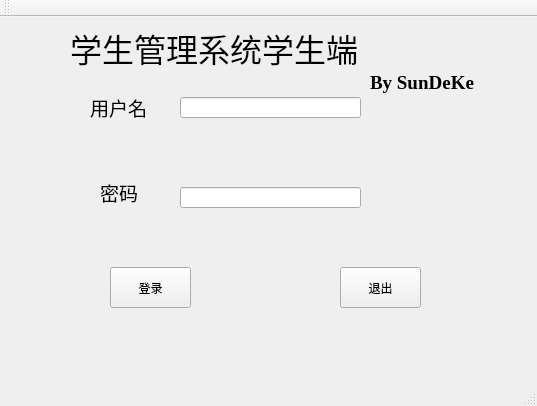
<?xml version="1.0" encoding="UTF-8"?>
<ui version="4.0">
 <class>MainWindow</class>
 <widget class="QMainWindow" name="MainWindow">
  <property name="geometry">
   <rect>
    <x>0</x>
    <y>0</y>
    <width>537</width>
    <height>406</height>
   </rect>
  </property>
  <property name="windowTitle">
   <string>MainWindow</string>
  </property>
  <property name="styleSheet">
   <string notr="true"/>
  </property>
  <widget class="QWidget" name="centralWidget">
   <widget class="QLabel" name="label">
    <property name="geometry">
     <rect>
      <x>100</x>
      <y>160</y>
      <width>81</width>
      <height>31</height>
     </rect>
    </property>
    <property name="font">
     <font>
      <family>隶书</family>
      <pointsize>14</pointsize>
     </font>
    </property>
    <property name="text">
     <string>密码</string>
    </property>
   </widget>
   <widget class="QLabel" name="label_2">
    <property name="geometry">
     <rect>
      <x>90</x>
      <y>70</y>
      <width>71</width>
      <height>41</height>
     </rect>
    </property>
    <property name="font">
     <font>
      <family>隶书</family>
      <pointsize>14</pointsize>
     </font>
    </property>
    <property name="text">
     <string>用户名</string>
    </property>
   </widget>
   <widget class="QLabel" name="label_3">
    <property name="geometry">
     <rect>
      <x>70</x>
      <y>10</y>
      <width>381</width>
      <height>41</height>
     </rect>
    </property>
    <property name="font">
     <font>
      <family>隶书</family>
      <pointsize>24</pointsize>
      <weight>50</weight>
      <bold>false</bold>
     </font>
    </property>
    <property name="styleSheet">
     <string notr="true">image: url(:/img/0.jpg);</string>
    </property>
    <property name="text">
     <string>学生管理系统学生端</string>
    </property>
    <property name="textFormat">
     <enum>Qt::PlainText</enum>
    </property>
   </widget>
   <widget class="QPushButton" name="pushButton_login">
    <property name="geometry">
     <rect>
      <x>110</x>
      <y>250</y>
      <width>81</width>
      <height>41</height>
     </rect>
    </property>
    <property name="text">
     <string>登录</string>
    </property>
   </widget>
   <widget class="QPushButton" name="pushButton_exit">
    <property name="geometry">
     <rect>
      <x>340</x>
      <y>250</y>
      <width>81</width>
      <height>41</height>
     </rect>
    </property>
    <property name="text">
     <string>退出</string>
    </property>
   </widget>
   <widget class="QLineEdit" name="lineEdit_name">
    <property name="geometry">
     <rect>
      <x>180</x>
      <y>80</y>
      <width>181</width>
      <height>21</height>
     </rect>
    </property>
   </widget>
   <widget class="QLineEdit" name="lineEdit_password">
    <property name="geometry">
     <rect>
      <x>180</x>
      <y>170</y>
      <width>181</width>
      <height>21</height>
     </rect>
    </property>
    <property name="echoMode">
     <enum>QLineEdit::Password</enum>
    </property>
   </widget>
   <widget class="QLabel" name="label_4">
    <property name="geometry">
     <rect>
      <x>370</x>
      <y>50</y>
      <width>141</width>
      <height>31</height>
     </rect>
    </property>
    <property name="font">
     <font>
      <family>Times New Roman</family>
      <pointsize>14</pointsize>
      <weight>75</weight>
      <bold>true</bold>
     </font>
    </property>
    <property name="text">
     <string>By SunDeKe</string>
    </property>
    <property name="textFormat">
     <enum>Qt::PlainText</enum>
    </property>
   </widget>
   <zorder>label_3</zorder>
   <zorder>label</zorder>
   <zorder>label_2</zorder>
   <zorder>pushButton_login</zorder>
   <zorder>pushButton_exit</zorder>
   <zorder>lineEdit_name</zorder>
   <zorder>lineEdit_password</zorder>
   <zorder>label_4</zorder>
  </widget>
  <widget class="QMenuBar" name="menuBar">
   <property name="geometry">
    <rect>
     <x>0</x>
     <y>0</y>
     <width>537</width>
     <height>26</height>
    </rect>
   </property>
   <property name="styleSheet">
    <string notr="true"/>
   </property>
  </widget>
  <widget class="QToolBar" name="mainToolBar">
   <property name="styleSheet">
    <string notr="true">background-image: url(:/img/123.jpg);
</string>
   </property>
   <attribute name="toolBarArea">
    <enum>TopToolBarArea</enum>
   </attribute>
   <attribute name="toolBarBreak">
    <bool>false</bool>
   </attribute>
  </widget>
  <widget class="QStatusBar" name="statusBar">
   <property name="styleSheet">
    <string notr="true">background-image: url(:/img/123.jpg);
</string>
   </property>
  </widget>
 </widget>
 <layoutdefault spacing="6" margin="11"/>
 <resources/>
 <connections/>
</ui>
